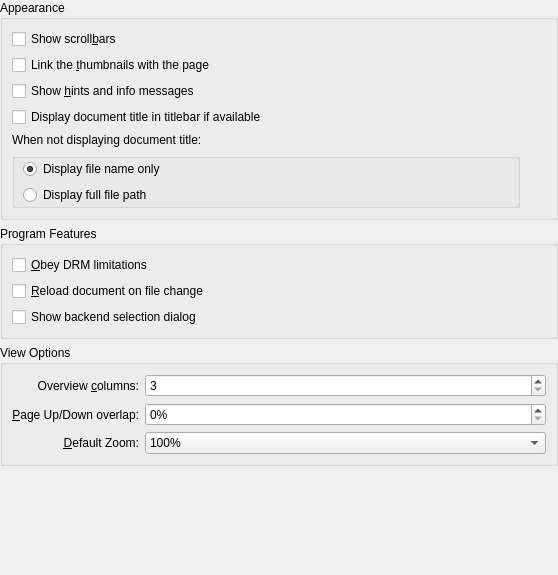
<?xml version="1.0" encoding="UTF-8"?>
<ui version="4.0">
 <class>DlgGeneralBase</class>
 <widget class="QWidget" name="DlgGeneralBase">
  <property name="geometry">
   <rect>
    <x>0</x>
    <y>0</y>
    <width>558</width>
    <height>575</height>
   </rect>
  </property>
  <layout class="QVBoxLayout">
   <property name="margin">
    <number>0</number>
   </property>
   <item>
    <widget class="QGroupBox" name="groupBox">
     <property name="title">
      <string>Appearance</string>
     </property>
     <layout class="QHBoxLayout">
      <property name="spacing">
       <number>6</number>
      </property>
      <property name="margin">
       <number>9</number>
      </property>
      <item>
       <layout class="QVBoxLayout">
        <property name="spacing">
         <number>6</number>
        </property>
        <property name="margin">
         <number>0</number>
        </property>
        <item>
         <widget class="QCheckBox" name="kcfg_ShowScrollBars">
          <property name="text">
           <string>Show scroll&amp;bars</string>
          </property>
         </widget>
        </item>
        <item>
         <widget class="QCheckBox" name="kcfg_SyncThumbnailsViewport">
          <property name="enabled">
           <bool>true</bool>
          </property>
          <property name="text">
           <string>Link the &amp;thumbnails with the page</string>
          </property>
         </widget>
        </item>
        <item>
         <widget class="QCheckBox" name="kcfg_ShowOSD">
          <property name="text">
           <string>Show &amp;hints and info messages</string>
          </property>
         </widget>
        </item>
        <item>
         <widget class="QCheckBox" name="kcfg_DisplayDocumentTitle">
          <property name="text">
           <string>Display document title in titlebar if available</string>
          </property>
         </widget>
        </item>
        <item>
         <widget class="QLabel" name="label">
          <property name="text">
           <string>When not displaying document title:</string>
          </property>
         </widget>
        </item>
        <item>
         <widget class="KButtonGroup" name="kcfg_DisplayDocumentNameOrPath">
          <property name="styleSheet">
           <string notr="true">KButtonGroup {border:0; }</string>
          </property>
          <property name="flat">
           <bool>true</bool>
          </property>
          <property name="current" stdset="0">
           <number>0</number>
          </property>
          <layout class="QVBoxLayout" name="verticalLayout_3">
           <property name="leftMargin">
            <number>8</number>
           </property>
           <property name="topMargin">
            <number>0</number>
           </property>
           <property name="bottomMargin">
            <number>0</number>
           </property>
           <item>
            <widget class="QRadioButton" name="radioFileName">
             <property name="text">
              <string>Display file name only</string>
             </property>
             <property name="checked">
              <bool>true</bool>
             </property>
            </widget>
           </item>
           <item>
            <widget class="QRadioButton" name="radioFilePath">
             <property name="text">
              <string>Display full file path</string>
             </property>
             <property name="checked">
              <bool>false</bool>
             </property>
            </widget>
           </item>
          </layout>
         </widget>
        </item>
        <item>
         <layout class="QVBoxLayout" name="verticalLayout">
          <property name="leftMargin">
           <number>4</number>
          </property>
          <property name="topMargin">
           <number>0</number>
          </property>
         </layout>
        </item>
       </layout>
      </item>
      <item>
       <layout class="QVBoxLayout">
        <property name="spacing">
         <number>6</number>
        </property>
        <property name="margin">
         <number>0</number>
        </property>
        <item>
         <widget class="QLabel" name="pixmapLabel1_2">
          <property name="sizePolicy">
           <sizepolicy hsizetype="Fixed" vsizetype="Fixed">
            <horstretch>0</horstretch>
            <verstretch>0</verstretch>
           </sizepolicy>
          </property>
         </widget>
        </item>
        <item>
         <spacer>
          <property name="orientation">
           <enum>Qt::Vertical</enum>
          </property>
          <property name="sizeType">
           <enum>QSizePolicy::Minimum</enum>
          </property>
          <property name="sizeHint" stdset="0">
           <size>
            <width>20</width>
            <height>1</height>
           </size>
          </property>
         </spacer>
        </item>
       </layout>
      </item>
     </layout>
    </widget>
   </item>
   <item>
    <widget class="QGroupBox" name="groupBox_2">
     <property name="title">
      <string>Program Features</string>
     </property>
     <layout class="QHBoxLayout">
      <property name="spacing">
       <number>6</number>
      </property>
      <property name="margin">
       <number>9</number>
      </property>
      <item>
       <layout class="QVBoxLayout">
        <property name="spacing">
         <number>6</number>
        </property>
        <property name="margin">
         <number>0</number>
        </property>
        <item>
         <widget class="QCheckBox" name="kcfg_ObeyDRM">
          <property name="text">
           <string>&amp;Obey DRM limitations</string>
          </property>
         </widget>
        </item>
        <item>
         <widget class="QCheckBox" name="kcfg_WatchFile">
          <property name="text">
           <string>&amp;Reload document on file change</string>
          </property>
         </widget>
        </item>
        <item>
         <widget class="QCheckBox" name="kcfg_ChooseGenerators">
          <property name="text">
           <string>Show backend selection dialog</string>
          </property>
         </widget>
        </item>
       </layout>
      </item>
      <item>
       <layout class="QVBoxLayout">
        <property name="spacing">
         <number>6</number>
        </property>
        <property name="margin">
         <number>0</number>
        </property>
        <item>
         <widget class="QLabel" name="pixmapLabel1_2_2">
          <property name="sizePolicy">
           <sizepolicy hsizetype="Fixed" vsizetype="Fixed">
            <horstretch>0</horstretch>
            <verstretch>0</verstretch>
           </sizepolicy>
          </property>
         </widget>
        </item>
        <item>
         <spacer>
          <property name="orientation">
           <enum>Qt::Vertical</enum>
          </property>
          <property name="sizeType">
           <enum>QSizePolicy::Minimum</enum>
          </property>
          <property name="sizeHint" stdset="0">
           <size>
            <width>20</width>
            <height>1</height>
           </size>
          </property>
         </spacer>
        </item>
       </layout>
      </item>
     </layout>
    </widget>
   </item>
   <item>
    <widget class="QGroupBox" name="groupBox_3">
     <property name="title">
      <string>View Options</string>
     </property>
     <layout class="QGridLayout" name="gridLayout" columnstretch="0,1">
      <item row="0" column="0">
       <widget class="QLabel" name="columnLabel">
        <property name="text">
         <string>Overview &amp;columns:</string>
        </property>
        <property name="alignment">
         <set>Qt::AlignRight|Qt::AlignTrailing|Qt::AlignVCenter</set>
        </property>
        <property name="buddy">
         <cstring>kcfg_ViewColumns</cstring>
        </property>
       </widget>
      </item>
      <item row="0" column="1">
       <widget class="KIntSpinBox" name="kcfg_ViewColumns">
        <property name="minimum">
         <number>3</number>
        </property>
        <property name="maximum">
         <number>10</number>
        </property>
       </widget>
      </item>
      <item row="1" column="0">
       <widget class="QLabel" name="scrollOverlapLabel">
        <property name="toolTip">
         <string>Defines how much of the current viewing area will still be visible when pressing the Page Up/Down keys.</string>
        </property>
        <property name="text">
         <string>&amp;Page Up/Down overlap:</string>
        </property>
        <property name="alignment">
         <set>Qt::AlignRight|Qt::AlignTrailing|Qt::AlignVCenter</set>
        </property>
        <property name="buddy">
         <cstring>kcfg_ScrollOverlap</cstring>
        </property>
       </widget>
      </item>
      <item row="1" column="1">
       <widget class="KIntSpinBox" name="kcfg_ScrollOverlap">
        <property name="suffix">
         <string>%</string>
        </property>
        <property name="maximum">
         <number>50</number>
        </property>
        <property name="singleStep">
         <number>5</number>
        </property>
       </widget>
      </item>
      <item row="2" column="0">
       <widget class="QLabel" name="label_3">
        <property name="toolTip">
         <string>Defines the default zoom mode for files which were never opened before.
For files which were opened before the previous zoom is applied.</string>
        </property>
        <property name="whatsThis">
         <string comment="@info:whatsthis">Defines the default zoom mode for files which were never opened before.
For files which were opened before the previous zoom is applied.</string>
        </property>
        <property name="text">
         <string>&amp;Default Zoom:</string>
        </property>
        <property name="alignment">
         <set>Qt::AlignRight|Qt::AlignTrailing|Qt::AlignVCenter</set>
        </property>
        <property name="buddy">
         <cstring>kcfg_ZoomMode</cstring>
        </property>
       </widget>
      </item>
      <item row="2" column="1">
       <widget class="QComboBox" name="kcfg_ZoomMode">
        <property name="toolTip">
         <string>Defines the default zoom mode for files which were never opened before.
For files which were opened before the previous zoom is applied.</string>
        </property>
        <property name="whatsThis">
         <string comment="@info:whatsthis">Defines the default zoom mode for files which were never opened before.
For files which were opened before the previous zoom is applied.</string>
        </property>
        <item>
         <property name="text">
          <string>100%</string>
         </property>
        </item>
        <item>
         <property name="text">
          <string>Fit Width</string>
         </property>
        </item>
        <item>
         <property name="text">
          <string>Fit Page</string>
         </property>
        </item>
       </widget>
      </item>
     </layout>
    </widget>
   </item>
   <item>
    <spacer>
     <property name="orientation">
      <enum>Qt::Vertical</enum>
     </property>
     <property name="sizeHint" stdset="0">
      <size>
       <width>20</width>
       <height>4</height>
      </size>
     </property>
    </spacer>
   </item>
  </layout>
 </widget>
 <customwidgets>
  <customwidget>
   <class>KButtonGroup</class>
   <extends>QGroupBox</extends>
   <header>kbuttongroup.h</header>
   <container>1</container>
  </customwidget>
  <customwidget>
   <class>KIntSpinBox</class>
   <extends>QSpinBox</extends>
   <header>knuminput.h</header>
  </customwidget>
 </customwidgets>
 <includes>
  <include location="global">kiconloader.h</include>
 </includes>
 <resources/>
 <connections/>
</ui>
